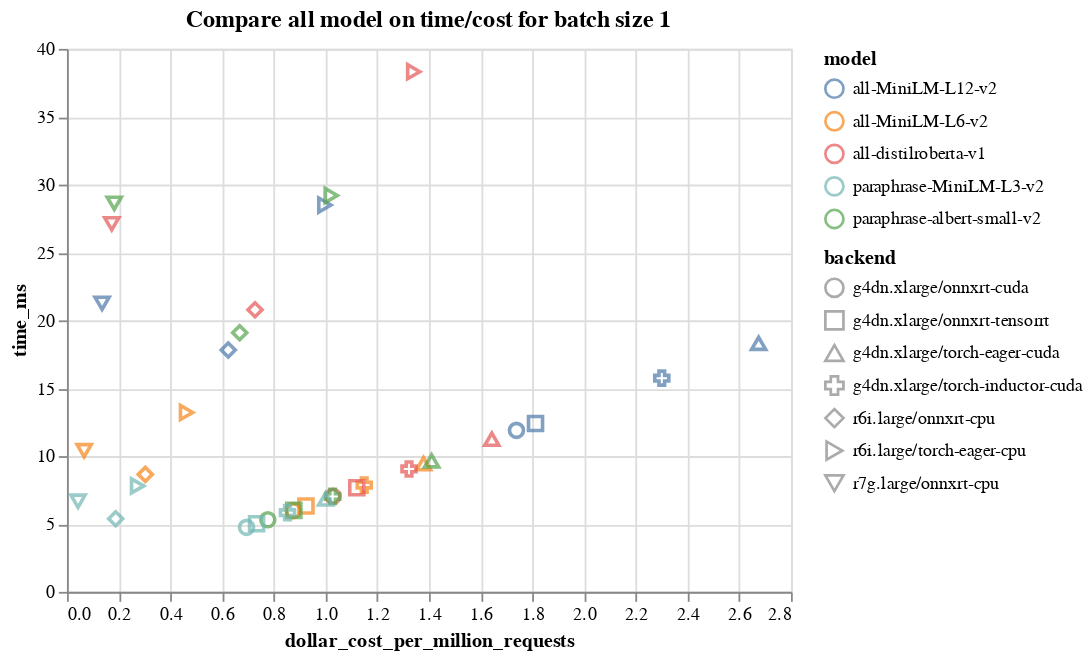

The cell this chart's notebook holds for it:
### Code cell
alt.Chart(df[df['batch_size'] == 1]).mark_point(size=60).encode(
    x='dollar_cost_per_million_requests',
    y='time_ms',
    color='model',
    shape='backend',
).properties(title='Compare all model on time/cost for batch size 1')

### Figure 1 — Vega-Lite specification as saved in the notebook (floating-point values rounded to 4 significant figures)
{"$schema": "https://vega.github.io/schema/vega-lite/v4.17.0.json", "config": {"view": {"continuousHeight": 300, "continuousWidth": 400}}, "data": {"name": "data-be210da5bd910291091f53a3993f80a5"}, "datasets": {"data-be210da5bd910291091f53a3993f80a5": [{"backend": "r6i.large/onnxrt-cpu", "batch_size": 1, "dollar_cost_per_million_requests": 0.6237, "model": "all-MiniLM-L12-v2", "time_ms": 17.82}, {"backend": "r6i.large/torch-eager-cpu", "batch_size": 1, "dollar_cost_per_million_requests": 0.9974, "model": "all-MiniLM-L12-v2", "time_ms": 28.5}, {"backend": "r7g.large/onnxrt-cpu", "batch_size": 1, "dollar_cost_per_million_requests": 0.1358, "model": "all-MiniLM-L12-v2", "time_ms": 21.26}, {"backend": "g4dn.xlarge/onnxrt-cuda", "batch_size": 1, "dollar_cost_per_million_requests": 1.738, "model": "all-MiniLM-L12-v2", "time_ms": 11.9}, {"backend": "g4dn.xlarge/onnxrt-tensorrt", "batch_size": 1, "dollar_cost_per_million_requests": 1.812, "model": "all-MiniLM-L12-v2", "time_ms": 12.4}, {"backend": "g4dn.xlarge/torch-eager-cuda", "batch_size": 1, "dollar_cost_per_million_requests": 2.675, "model": "all-MiniLM-L12-v2", "time_ms": 18.31}, {"backend": "g4dn.xlarge/torch-inductor-cuda", "batch_size": 1, "dollar_cost_per_million_requests": 2.3, "model": "all-MiniLM-L12-v2", "time_ms": 15.74}, {"backend": "r6i.large/onnxrt-cpu", "batch_size": 1, "dollar_cost_per_million_requests": 0.3029, "model": "all-MiniLM-L6-v2", "time_ms": 8.654}, {"backend": "r6i.large/torch-eager-cpu", "batch_size": 1, "dollar_cost_per_million_requests": 0.4625, "model": "all-MiniLM-L6-v2", "time_ms": 13.21}, {"backend": "r7g.large/onnxrt-cpu", "batch_size": 1, "dollar_cost_per_million_requests": 0.06643, "model": "all-MiniLM-L6-v2", "time_ms": 10.4}, {"backend": "g4dn.xlarge/onnxrt-cuda", "batch_size": 1, "dollar_cost_per_million_requests": 0.8748, "model": "all-MiniLM-L6-v2", "time_ms": 5.987}, {"backend": "g4dn.xlarge/onnxrt-tensorrt", "batch_size": 1, "dollar_cost_per_million_requests": 0.9242, "model": "all-MiniLM-L6-v2", "time_ms": 6.326}, {"backend": "g4dn.xlarge/torch-eager-cuda", "batch_size": 1, "dollar_cost_per_million_requests": 1.379, "model": "all-MiniLM-L6-v2", "time_ms": 9.439}, {"backend": "g4dn.xlarge/torch-inductor-cuda", "batch_size": 1, "dollar_cost_per_million_requests": 1.15, "model": "all-MiniLM-L6-v2", "time_ms": 7.868}, {"backend": "r6i.large/onnxrt-cpu", "batch_size": 1, "dollar_cost_per_million_requests": 0.7273, "model": "all-distilroberta-v1", "time_ms": 20.78}, {"backend": "r6i.large/torch-eager-cpu", "batch_size": 1, "dollar_cost_per_million_requests": 1.341, "model": "all-distilroberta-v1", "time_ms": 38.32}, {"backend": "r7g.large/onnxrt-cpu", "batch_size": 1, "dollar_cost_per_million_requests": 0.1732, "model": "all-distilroberta-v1", "time_ms": 27.11}, {"backend": "g4dn.xlarge/onnxrt-cuda", "batch_size": 1, "dollar_cost_per_million_requests": 1.029, "model": "all-distilroberta-v1", "time_ms": 7.04}, {"backend": "g4dn.xlarge/onnxrt-tensorrt", "batch_size": 1, "dollar_cost_per_million_requests": 1.121, "model": "all-distilroberta-v1", "time_ms": 7.671}, {"backend": "g4dn.xlarge/torch-eager-cuda", "batch_size": 1, "dollar_cost_per_million_requests": 1.643, "model": "all-distilroberta-v1", "time_ms": 11.25}, {"backend": "g4dn.xlarge/torch-inductor-cuda", "batch_size": 1, "dollar_cost_per_million_requests": 1.323, "model": "all-distilroberta-v1", "time_ms": 9.054}, {"backend": "r6i.large/onnxrt-cpu", "batch_size": 1, "dollar_cost_per_million_requests": 0.668, "model": "paraphrase-albert-small-v2", "time_ms": 19.09}, {"backend": "r6i.large/torch-eager-cpu", "batch_size": 1, "dollar_cost_per_million_requests": 1.022, "model": "paraphrase-albert-small-v2", "time_ms": 29.2}, {"backend": "r7g.large/onnxrt-cpu", "batch_size": 1, "dollar_cost_per_million_requests": 0.1829, "model": "paraphrase-albert-small-v2", "time_ms": 28.63}, {"backend": "g4dn.xlarge/onnxrt-cuda", "batch_size": 1, "dollar_cost_per_million_requests": 0.7766, "model": "paraphrase-albert-small-v2", "time_ms": 5.315}, {"backend": "g4dn.xlarge/onnxrt-tensorrt", "batch_size": 1, "dollar_cost_per_million_requests": 0.8774, "model": "paraphrase-albert-small-v2", "time_ms": 6.005}, {"backend": "g4dn.xlarge/torch-eager-cuda", "batch_size": 1, "dollar_cost_per_million_requests": 1.41, "model": "paraphrase-albert-small-v2", "time_ms": 9.651}, {"backend": "g4dn.xlarge/torch-inductor-cuda", "batch_size": 1, "dollar_cost_per_million_requests": 1.027, "model": "paraphrase-albert-small-v2", "time_ms": 7.032}, {"backend": "r6i.large/onnxrt-cpu", "batch_size": 1, "dollar_cost_per_million_requests": 0.1884, "model": "paraphrase-MiniLM-L3-v2", "time_ms": 5.382}, {"backend": "r6i.large/torch-eager-cpu", "batch_size": 1, "dollar_cost_per_million_requests": 0.2733, "model": "paraphrase-MiniLM-L3-v2", "time_ms": 7.808}, {"backend": "r7g.large/onnxrt-cpu", "batch_size": 1, "dollar_cost_per_million_requests": 0.04267, "model": "paraphrase-MiniLM-L3-v2", "time_ms": 6.678}, {"backend": "g4dn.xlarge/onnxrt-cuda", "batch_size": 1, "dollar_cost_per_million_requests": 0.6945, "model": "paraphrase-MiniLM-L3-v2", "time_ms": 4.753}, {"backend": "g4dn.xlarge/onnxrt-tensorrt", "batch_size": 1, "dollar_cost_per_million_requests": 0.7333, "model": "paraphrase-MiniLM-L3-v2", "time_ms": 5.019}, {"backend": "g4dn.xlarge/torch-eager-cuda", "batch_size": 1, "dollar_cost_per_million_requests": 1.0, "model": "paraphrase-MiniLM-L3-v2", "time_ms": 6.847}, {"backend": "g4dn.xlarge/torch-inductor-cuda", "batch_size": 1, "dollar_cost_per_million_requests": 0.8528, "model": "paraphrase-MiniLM-L3-v2", "time_ms": 5.837}]}, "encoding": {"color": {"field": "model", "type": "nominal"}, "shape": {"field": "backend", "type": "nominal"}, "x": {"field": "dollar_cost_per_million_requests", "type": "quantitative"}, "y": {"field": "time_ms", "type": "quantitative"}}, "mark": {"size": 60, "type": "point"}, "title": "Compare all model on time/cost for batch size 1"}
